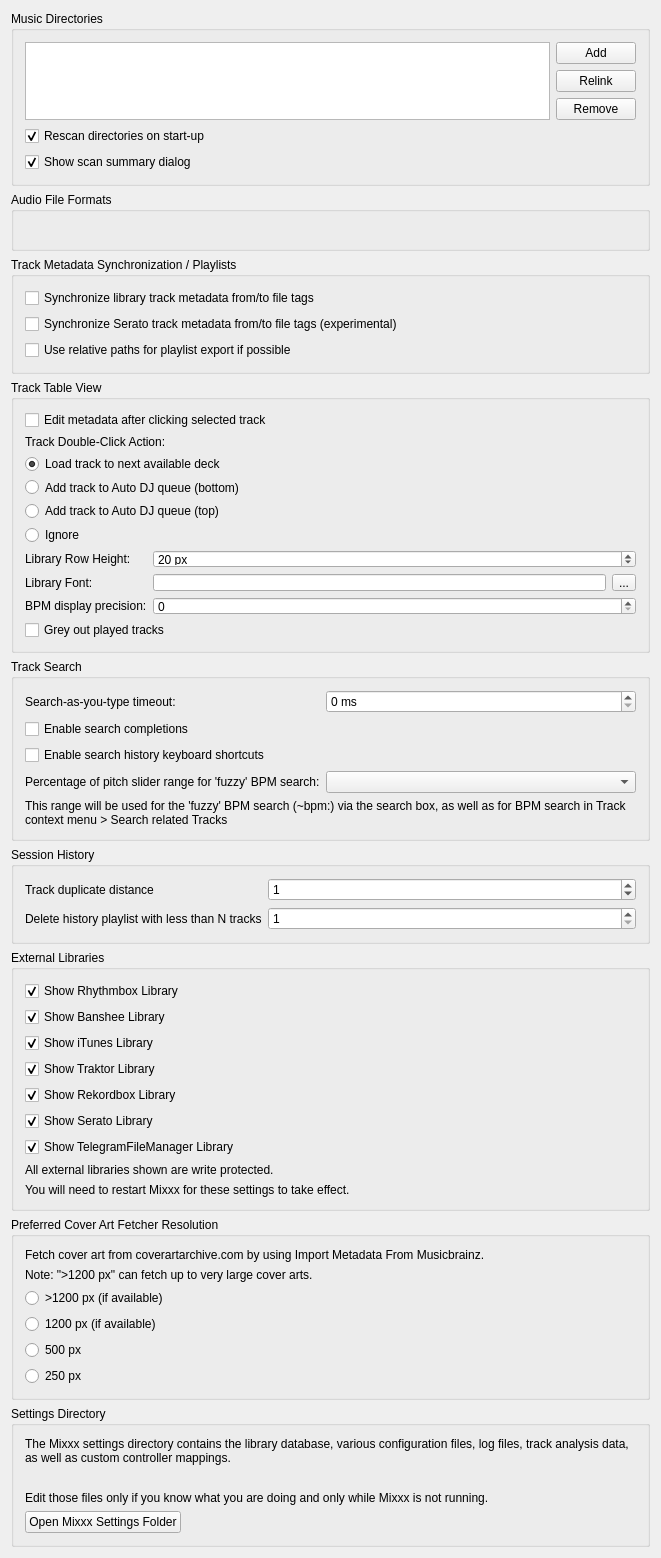
<?xml version="1.0" encoding="UTF-8"?>
<ui version="4.0">
 <class>DlgPrefLibraryDlg</class>
 <widget class="QWidget" name="DlgPrefLibraryDlg">
  <property name="geometry">
   <rect>
    <x>0</x>
    <y>0</y>
    <width>661</width>
    <height>1522</height>
   </rect>
  </property>
  <property name="windowTitle">
   <string notr="true">Library Preferences</string>
  </property>
  <layout class="QVBoxLayout" name="verticalLayout">

   <item>
    <widget class="QGroupBox" name="groupBox_MusicDirectories">
     <property name="title">
      <string>Music Directories</string>
     </property>
     <layout class="QGridLayout" name="gridLayout_music_directories">

      <item row="0" column="0" rowspan="3">
       <widget class="QListView" name="dirList">
        <property name="editTriggers">
         <set>QAbstractItemView::NoEditTriggers</set>
        </property>
        <property name="iconSize">
         <size>
          <width>16</width>
          <height>16</height>
         </size>
        </property>
        <property name="uniformItemSizes">
         <bool>true</bool>
        </property>
       </widget>
      </item>

      <item row="0" column="1">
       <widget class="QPushButton" name="pushButton_add_dir">
        <property name="font">
         <font/>
        </property>
        <property name="toolTip">
         <string>Add a directory where your music is stored. Mixxx will watch this directory and its subdirectories for new tracks.</string>
        </property>
        <property name="text">
         <string>Add</string>
        </property>
       </widget>
      </item>

      <item row="1" column="1">
       <widget class="QPushButton" name="pushButton_relocate_dir">
        <property name="toolTip">
         <string>If an existing music directory is moved, Mixxx doesn't know where to find the audio files in it. Choose Relink to select the music directory in its new location. &lt;br/&gt; This will re-establish the links to the audio files in the Mixxx library.</string>
        </property>
        <property name="text">
         <string extracomment="This will re-establish the links to the audio files in the Mixxx database if you move an music directory to a new location.">Relink</string>
        </property>
       </widget>
      </item>

      <item row="2" column="1">
       <widget class="QPushButton" name="pushButton_remove_dir">
        <property name="font">
         <font/>
        </property>
        <property name="toolTip">
         <string>If removed, Mixxx will no longer watch this directory and its subdirectories for new tracks.</string>
        </property>
        <property name="text">
         <string>Remove</string>
        </property>
       </widget>
      </item>

      <item row="3" column="0" colspan="2">
       <widget class="QCheckBox" name="checkBox_library_scan">
        <property name="text">
         <string>Rescan directories on start-up</string>
        </property>
        <property name="checked">
         <bool>true</bool>
        </property>
       </widget>
      </item>

      <item row="4" column="0" colspan="2">
       <widget class="QCheckBox" name="checkBox_library_scan_summary">
        <property name="text">
         <string>Show scan summary dialog</string>
        </property>
        <property name="checked">
         <bool>true</bool>
        </property>
       </widget>
      </item>

     </layout>
    </widget>
   </item>

   <item>
    <widget class="QGroupBox" name="groupBox_AudioFileFormats">
     <property name="title">
      <string>Audio File Formats</string>
     </property>
     <property name="flat">
      <bool>false</bool>
     </property>
     <layout class="QGridLayout" name="gridLayout_audio_formats">
      <item row="0" column="0">
       <widget class="QLabel" name="builtInFormats">
        <property name="text">
         <string/>
        </property>
        <property name="wordWrap">
         <bool>true</bool>
        </property>
       </widget>
      </item>
     </layout>
    </widget>
   </item>

   <item>
    <widget class="QGroupBox" name="groupBox_AudioFileTags">
     <property name="title">
      <string>Track Metadata Synchronization / Playlists</string>
     </property>
     <layout class="QGridLayout" name="gridLayout_metadata">
      <item row="0" column="0" colspan="2">
       <widget class="QCheckBox" name="checkBox_sync_track_metadata">
        <property name="toolTip">
         <string>Automatically write modified track metadata from the library into file tags and reimport metadata from updated file tags into the library</string>
        </property>
        <property name="text">
         <string>Synchronize library track metadata from/to file tags</string>
        </property>
       </widget>
      </item>

      <item row="1" column="0">
       <widget class="QCheckBox" name="checkBox_serato_metadata_export">
        <property name="toolTip">
         <string>Keeps track color, beat grid, bpm lock, cue points, and loops synchronized with SERATO_MARKERS/MARKERS2 file tags.&lt;br/&gt;&lt;br/&gt;WARNING: Enabling this option also enables the reimport of Serato metadata after files have been modified outside of Mixxx. On reimport existing metadata in Mixxx is replaced with the metadata found in file tags. Custom metadata not included in file tags like loop colors is lost.</string>
        </property>
        <property name="text">
         <string>Synchronize Serato track metadata from/to file tags (experimental)</string>
        </property>
       </widget>
      </item>

      <item row="2" column="0" colspan="2">
       <widget class="QCheckBox" name="checkBox_use_relative_path">
        <property name="text">
         <string>Use relative paths for playlist export if possible</string>
        </property>
       </widget>
      </item>
     </layout>
    </widget>
   </item>

   <item>
    <widget class="QGroupBox" name="groupBox_TrackTableView">
     <property name="title">
      <string>Track Table View</string>
     </property>
     <layout class="QGridLayout" name="gridLayout_track_table_view">

      <item row="1" column="0" colspan="3">
       <widget class="QCheckBox" name="checkBox_edit_metadata_selected_clicked">
        <property name="text">
         <string>Edit metadata after clicking selected track</string>
        </property>
       </widget>
      </item>

      <item row="2" column="0" colspan="3">
       <widget class="QLabel" name="label_doubeClickAction">
        <property name="text">
         <string>Track Double-Click Action:</string>
        </property>
        <property name="alignment">
         <set>Qt::AlignLeft|Qt::AlignVCenter</set>
        </property>
       </widget>
      </item>

      <item row="3" column="0" colspan="3">
       <widget class="QRadioButton" name="radioButton_dbclick_deck">
        <property name="text">
         <string>Load track to next available deck</string>
        </property>
        <property name="checked">
         <bool>true</bool>
        </property>
       </widget>
      </item>
      <item row="4" column="0" colspan="3">
       <widget class="QRadioButton" name="radioButton_dbclick_bottom">
        <property name="text">
         <string>Add track to Auto DJ queue (bottom)</string>
        </property>
       </widget>
      </item>
      <item row="5" column="0" colspan="3">
       <widget class="QRadioButton" name="radioButton_dbclick_top">
        <property name="text">
         <string>Add track to Auto DJ queue (top)</string>
        </property>
       </widget>
      </item>
      <item row="6" column="0" colspan="3">
       <widget class="QRadioButton" name="radioButton_dbclick_ignore">
        <property name="text">
         <string>Ignore</string>
        </property>
       </widget>
      </item>

      <item row="7" column="0">
       <widget class="QLabel" name="label_rowHeight">
        <property name="text">
         <string>Library Row Height:</string>
        </property>
        <property name="alignment">
         <set>Qt::AlignLeft|Qt::AlignVCenter</set>
        </property>
       </widget>
      </item>
      <item row="7" column="1" colspan="2">
       <widget class="QSpinBox" name="spinBox_row_height">
        <property name="suffix">
         <string> px</string>
        </property>
        <property name="minimum">
         <number>5</number>
        </property>
        <property name="maximum">
         <number>100</number>
        </property>
        <property name="value">
         <number>20</number>
        </property>
       </widget>
      </item>

      <item row="8" column="0">
       <widget class="QLabel" name="label_libraryFont">
        <property name="text">
         <string>Library Font:</string>
        </property>
        <property name="alignment">
         <set>Qt::AlignLeft|Qt::AlignVCenter</set>
        </property>
       </widget>
      </item>
      <item row="8" column="1">
       <widget class="QLineEdit" name="lineEdit_library_font">
        <property name="readOnly">
         <bool>true</bool>
        </property>
       </widget>
      </item>
      <item row="8" column="2">
       <widget class="QToolButton" name="btn_library_font">
        <property name="text">
         <string>...</string>
        </property>
       </widget>
      </item>

      <item row="9" column="0">
       <widget class="QLabel" name="label_bpm_precision">
        <property name="text">
         <string>BPM display precision:</string>
        </property>
        <property name="alignment">
         <set>Qt::AlignLeft|Qt::AlignVCenter</set>
        </property>
       </widget>
      </item>
      <item row="9" column="1" colspan="2">
       <widget class="QSpinBox" name="spinbox_bpm_precision"/>
      </item>

      <item row="10" column="0" colspan="3">
       <widget class="QCheckBox" name="checkbox_played_track_color">
        <property name="text">
         <string>Grey out played tracks</string>
        </property>
       </widget>
      </item>

     </layout>
    </widget>
   </item><!-- Track Table View -->

   <item>
    <widget class="QGroupBox" name="groupBox_Search">
     <property name="title">
      <string>Track Search</string>
     </property>
     <layout class="QGridLayout" name="gridLayout_search">

      <item row="0" column="0">
       <widget class="QLabel" name="label_searchDebouncingTimeout">
        <property name="text">
         <string>Search-as-you-type timeout:</string>
        </property>
        <property name="alignment">
         <set>Qt::AlignLeft|Qt::AlignVCenter</set>
        </property>
       </widget>
      </item>
      <item row="0" column="1" colspan="2">
       <widget class="QSpinBox" name="spinBox_search_debouncing_timeout">
        <property name="suffix">
         <string> ms</string>
        </property>
       </widget>
      </item>

      <item row="1" column="0" colspan="3">
       <widget class="QCheckBox" name="checkBox_enable_search_completions">
        <property name="text">
         <string>Enable search completions</string>
        </property>
       </widget>
      </item>

      <item row="2" column="0" colspan="3">
       <widget class="QCheckBox" name="checkBox_enable_search_history_shortcuts">
        <property name="text">
         <string>Enable search history keyboard shortcuts</string>
        </property>
       </widget>
      </item>

      <item row="3" column="0">
       <widget class="QLabel" name="label_searchBpmFuzzyRange">
        <property name="text">
         <string>Percentage of pitch slider range for 'fuzzy' BPM search:</string>
        </property>
        <property name="alignment">
         <set>Qt::AlignLeft|Qt::AlignVCenter</set>
        </property>
        <property name="buddy">
         <cstring>comboBox_search_bpm_fuzzy_range</cstring>
        </property>
       </widget>
      </item>
      <item row="3" column="1" colspan="2">
       <widget class="QComboBox" name="comboBox_search_bpm_fuzzy_range"/>
      </item>
      <item row="4" column="0" colspan="3">
       <widget class="QLabel" name="label_searchBpmFuzzyRangeInfo">
        <property name="text">
         <string>This range will be used for the 'fuzzy' BPM search (~bpm:) via the search box, as well as for BPM search in Track context menu &gt; Search related Tracks</string>
        </property>
        <property name="wordWrap">
         <bool>true</bool>
        </property>
       </widget>
      </item>

     </layout>
    </widget>
   </item><!-- Search box -->

   <item>
    <widget class="QGroupBox" name="groupBox_History">
     <property name="title">
      <string>Session History</string>
     </property>
     <layout class="QGridLayout" name="gridLayout_history">

      <item row="1" column="0">
       <widget class="QLabel" name="label_history_track_duplicate_distance">
        <property name="text">
         <string>Track duplicate distance</string>
        </property>
        <property name="alignment">
         <set>Qt::AlignLeft|Qt::AlignVCenter</set>
        </property>
        <property name="wordWrap">
         <bool>true</bool>
        </property>
       </widget>
      </item>
      <item row="1" column="1" colspan="2">
       <widget class="QSpinBox" name="spinbox_history_track_duplicate_distance">
        <property name="toolTip">
         <string>When playing a track again log it to the session history only if more than N other tracks have been played in the meantime</string>
        </property>
        <property name="minimum">
         <number>0</number>
        </property>
        <property name="maximum">
         <number>99</number>
        </property>
        <property name="value">
         <number>1</number>
        </property>
       </widget>
      </item>

      <item row="2" column="0">
       <widget class="QLabel" name="label_history_cleanup">
        <property name="toolTip">
         <string>History playlist with less than N tracks will be deleted&lt;br/&gt;&lt;br/&gt;Note: the cleanup will be performed during startup and shutdown of Mixxx.</string>
        </property>
        <property name="text">
         <string>Delete history playlist with less than N tracks</string>
        </property>
        <property name="alignment">
         <set>Qt::AlignLeft|Qt::AlignVCenter</set>
        </property>
       </widget>
      </item>
      <item row="2" column="1" colspan="2">
       <widget class="QSpinBox" name="spinbox_history_min_tracks_to_keep">
        <property name="minimum">
         <number>1</number>
        </property>
        <property name="maximum">
         <number>99</number>
        </property>
        <property name="value">
         <number>1</number>
        </property>
       </widget>
      </item>

     </layout>
    </widget>
   </item><!-- History -->

   <item>
    <widget class="QGroupBox" name="groupBox_external_libraries">
     <property name="title">
      <string>External Libraries</string>
     </property>
     <layout class="QGridLayout" name="gridLayout_external_libraries">
      <item row="0" column="0">
       <widget class="QCheckBox" name="checkBox_show_rhythmbox">
        <property name="text">
         <string>Show Rhythmbox Library</string>
        </property>
        <property name="checked">
         <bool>true</bool>
        </property>
       </widget>
      </item>
      <item row="1" column="0">
       <widget class="QCheckBox" name="checkBox_show_banshee">
        <property name="text">
         <string>Show Banshee Library</string>
        </property>
        <property name="checked">
         <bool>true</bool>
        </property>
       </widget>
      </item>
      <item row="2" column="0">
       <widget class="QCheckBox" name="checkBox_show_itunes">
        <property name="text">
         <string>Show iTunes Library</string>
        </property>
        <property name="checked">
         <bool>true</bool>
        </property>
       </widget>
      </item>
      <item row="3" column="0">
       <widget class="QCheckBox" name="checkBox_show_traktor">
        <property name="text">
         <string>Show Traktor Library</string>
        </property>
        <property name="checked">
         <bool>true</bool>
        </property>
       </widget>
      </item>
      <item row="4" column="0">
       <widget class="QCheckBox" name="checkBox_show_rekordbox">
        <property name="text">
         <string>Show Rekordbox Library</string>
        </property>
        <property name="checked">
         <bool>true</bool>
        </property>
       </widget>
      </item>
      <item row="5" column="0">
       <widget class="QCheckBox" name="checkBox_show_serato">
        <property name="text">
         <string>Show Serato Library</string>
        </property>
        <property name="checked">
         <bool>true</bool>
        </property>
       </widget>
      </item>
      <item row="6" column="0">
       <widget class="QCheckBox" name="checkBox_show_tfm">
        <property name="text">
         <string>Show TelegramFileManager Library</string>
        </property>
        <property name="checked">
         <bool>true</bool>
        </property>
       </widget>
      </item>
      <item row="7" column="0">
       <widget class="QLabel" name="label_4">
        <property name="text">
         <string>All external libraries shown are write protected.</string>
        </property>
        <property name="wordWrap">
         <bool>true</bool>
        </property>
        <property name="topMargin" stdset="0">
         <number>10</number>
        </property>
       </widget>
      </item>
      <item row="8" column="0">
       <widget class="QLabel" name="label_11">
        <property name="text">
         <string>You will need to restart Mixxx for these settings to take effect.</string>
        </property>
        <property name="wordWrap">
         <bool>true</bool>
        </property>
       </widget>
      </item>
     </layout>
    </widget>
   </item>

   <item>
    <widget class="QGroupBox" name="groupBox_cover_art_fetcher">
     <property name="title">
      <string>Preferred Cover Art Fetcher Resolution</string>
     </property>
     <layout class="QGridLayout" name="gridLayout_cover_art_fetcher">
      <item row="0" column="0">
       <widget class="QLabel" name="label_12">
        <property name="text">
         <string>Fetch cover art from coverartarchive.com by using Import Metadata From Musicbrainz.</string>
        </property>
        <property name="wordWrap">
         <bool>true</bool>
        </property>
       </widget>
      </item>
      <item row="1" column="0">
       <widget class="QLabel" name="label_13">
        <property name="text">
         <string>Note: &quot;&gt;1200 px&quot; can fetch up to very large cover arts.</string>
        </property>
        <property name="wordWrap">
         <bool>true</bool>
        </property>
       </widget>
      </item>
      <item row="2" column="0">
       <widget class="QRadioButton" name="radioButton_cover_art_fetcher_highest">
        <property name="text">
         <string>&gt;1200 px (if available)</string>
        </property>
        <property name="checked">
         <bool>false</bool>
        </property>
       </widget>
      </item>
      <item row="3" column="0">
       <widget class="QRadioButton" name="radioButton_cover_art_fetcher_high">
        <property name="text">
         <string>1200 px (if available)</string>
        </property>
        <property name="checked">
         <bool>false</bool>
        </property>
       </widget>
      </item>
      <item row="4" column="0">
       <widget class="QRadioButton" name="radioButton_cover_art_fetcher_medium">
        <property name="text">
         <string>500 px</string>
        </property>
        <property name="checked">
         <bool>false</bool>
        </property>
       </widget>
      </item>
      <item row="5" column="0">
       <widget class="QRadioButton" name="radioButton_cover_art_fetcher_lowest">
        <property name="text">
         <string>250 px</string>
        </property>
        <property name="checked">
         <bool>false</bool>
        </property>
       </widget>
      </item>
     </layout>
    </widget>
   </item>

   <item>
    <widget class="QGroupBox" name="groupBox_settingsDir">
     <property name="title">
      <string>Settings Directory</string>
     </property>
     <layout class="QVBoxLayout" name="vlayout_settingsDir">
      <item>
       <widget class="QLabel" name="label_settingsDir">
        <property name="text">
         <string>The Mixxx settings directory contains the library database, various configuration files, log files, track analysis data, as well as custom controller mappings.</string>
        </property>
        <property name="wordWrap">
         <bool>true</bool>
        </property>
       </widget>
      </item>
      <item>
       <widget class="QLabel" name="label_settingsManualLink">
        <property name="text">
         <string/>
        </property>
        <property name="wordWrap">
         <bool>true</bool>
        </property>
        <property name="openExternalLinks">
         <bool>true</bool>
        </property>
       </widget>
      </item>
      <item>
       <widget class="QLabel" name="label_settingsWarning">
        <property name="text">
         <string>Edit those files only if you know what you are doing and only while Mixxx is not running.</string>
        </property>
        <property name="wordWrap">
         <bool>true</bool>
        </property>
       </widget>
      </item>
      <item>
       <widget class="QPushButton" name="pushButton_open_settings_dir">
        <property name="sizePolicy">
         <sizepolicy hsizetype="Fixed" vsizetype="Fixed">
          <horstretch>0</horstretch>
          <verstretch>0</verstretch>
         </sizepolicy>
        </property>
        <property name="text">
         <string>Open Mixxx Settings Folder</string>
        </property>
       </widget>
      </item>
     </layout>
    </widget>
   </item>
   <item>
    <spacer name="verticalSpacer">
     <property name="orientation">
      <enum>Qt::Vertical</enum>
     </property>
     <property name="sizeHint" stdset="0">
      <size>
       <width>20</width>
       <height>40</height>
      </size>
     </property>
    </spacer>
   </item>
  </layout>
 </widget>
 <layoutdefault spacing="6" margin="11"/>
 <tabstops>
  <tabstop>dirList</tabstop>
  <tabstop>pushButton_add_dir</tabstop>
  <tabstop>pushButton_relocate_dir</tabstop>
  <tabstop>pushButton_remove_dir</tabstop>
  <tabstop>checkBox_library_scan</tabstop>
  <tabstop>checkBox_library_scan_summary</tabstop>
  <tabstop>checkBox_sync_track_metadata</tabstop>
  <tabstop>checkBox_serato_metadata_export</tabstop>
  <tabstop>checkBox_use_relative_path</tabstop>
  <tabstop>checkBox_edit_metadata_selected_clicked</tabstop>
  <tabstop>radioButton_dbclick_deck</tabstop>
  <tabstop>radioButton_dbclick_bottom</tabstop>
  <tabstop>radioButton_dbclick_top</tabstop>
  <tabstop>radioButton_dbclick_ignore</tabstop>
  <tabstop>spinBox_row_height</tabstop>
  <tabstop>btn_library_font</tabstop>
  <tabstop>spinbox_bpm_precision</tabstop>
  <tabstop>checkbox_played_track_color</tabstop>
  <tabstop>spinBox_search_debouncing_timeout</tabstop>
  <tabstop>checkBox_enable_search_completions</tabstop>
  <tabstop>checkBox_enable_search_history_shortcuts</tabstop>
  <tabstop>comboBox_search_bpm_fuzzy_range</tabstop>
  <tabstop>spinbox_history_track_duplicate_distance</tabstop>
  <tabstop>spinbox_history_min_tracks_to_keep</tabstop>
  <tabstop>checkBox_show_rhythmbox</tabstop>
  <tabstop>checkBox_show_banshee</tabstop>
  <tabstop>checkBox_show_itunes</tabstop>
  <tabstop>checkBox_show_traktor</tabstop>
  <tabstop>checkBox_show_rekordbox</tabstop>
  <tabstop>checkBox_show_serato</tabstop>
  <tabstop>checkBox_show_tfm</tabstop>
  <tabstop>radioButton_cover_art_fetcher_highest</tabstop>
  <tabstop>radioButton_cover_art_fetcher_high</tabstop>
  <tabstop>radioButton_cover_art_fetcher_medium</tabstop>
  <tabstop>radioButton_cover_art_fetcher_lowest</tabstop>
  <tabstop>pushButton_open_settings_dir</tabstop>
 </tabstops>
 <resources/>
 <connections/>
</ui>
